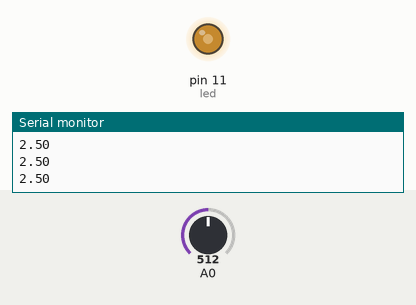
Simulated run of this sketch. Board: Arduino Uno, built with avr-gcc and run on an emulated ATmega328P. Parts: output pins drawn as LEDs (lit = HIGH), the last lines printed to the serial monitor. The test bench sets the inputs (shaded band); at power-on: A0 = 512.

Above: at 1.2 s.
1.3 s: A0 set to 716
At 2.5 s:
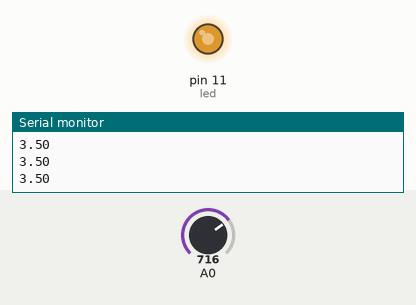
2.8 s: A0 set to 900
At 3.1 s:
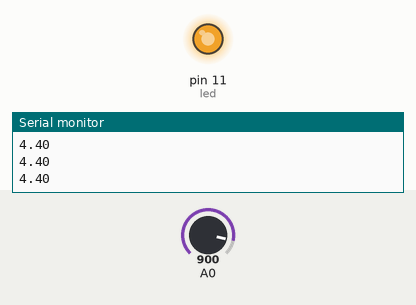
4.3 s: A0 set to 122
At 4.9 s:
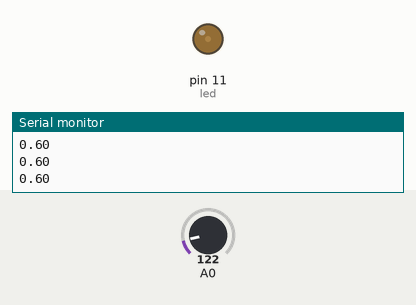
5.8 s: A0 set to 0
At 7.0 s:
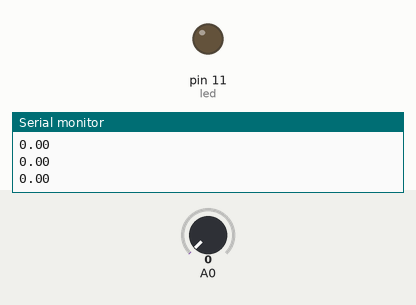
7.3 s: A0 set to 511
At 7.8 s:
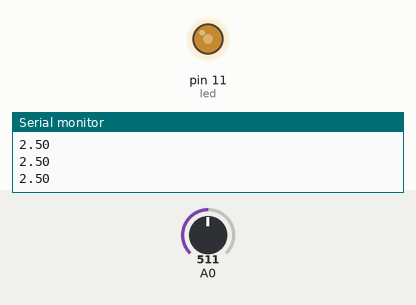
Timing chart, 0 to 9.8 s (numbered marks = the images above; inputs shaded):
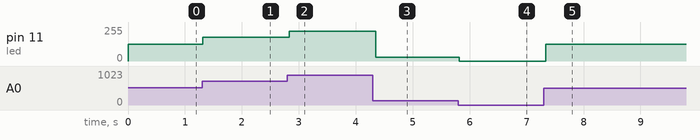

Measured:
- after the input at 1.3 s, pin 11 (led): 127/255 → 178/255 at once
- after the input at 2.8 s, pin 11 (led): 178/255 → 224/255 at once
- after the input at 4.3 s, pin 11 (led): 224/255 → 30/255 after 0.05 s
- after the input at 5.8 s, pin 11 (led): 30/255 → 0/255 at once
- after the input at 7.3 s, pin 11 (led): 0/255 → 127/255 at once

The sketch:

ledbrightness.ino
```cpp
float value;
int ledvalue;
int led=11;

void setup() {
  // put your setup code here, to run once:
  Serial.begin(9600);
  pinMode(led,OUTPUT);

}

void loop() {
  // put your main code here, to run repeatedly:
value = analogRead(A0);
ledvalue = map(value,0,1023,0,255);
float x=(value*5)/1023;
analogWrite(led,ledvalue);
Serial.println(x);
delay(50);
}
```
